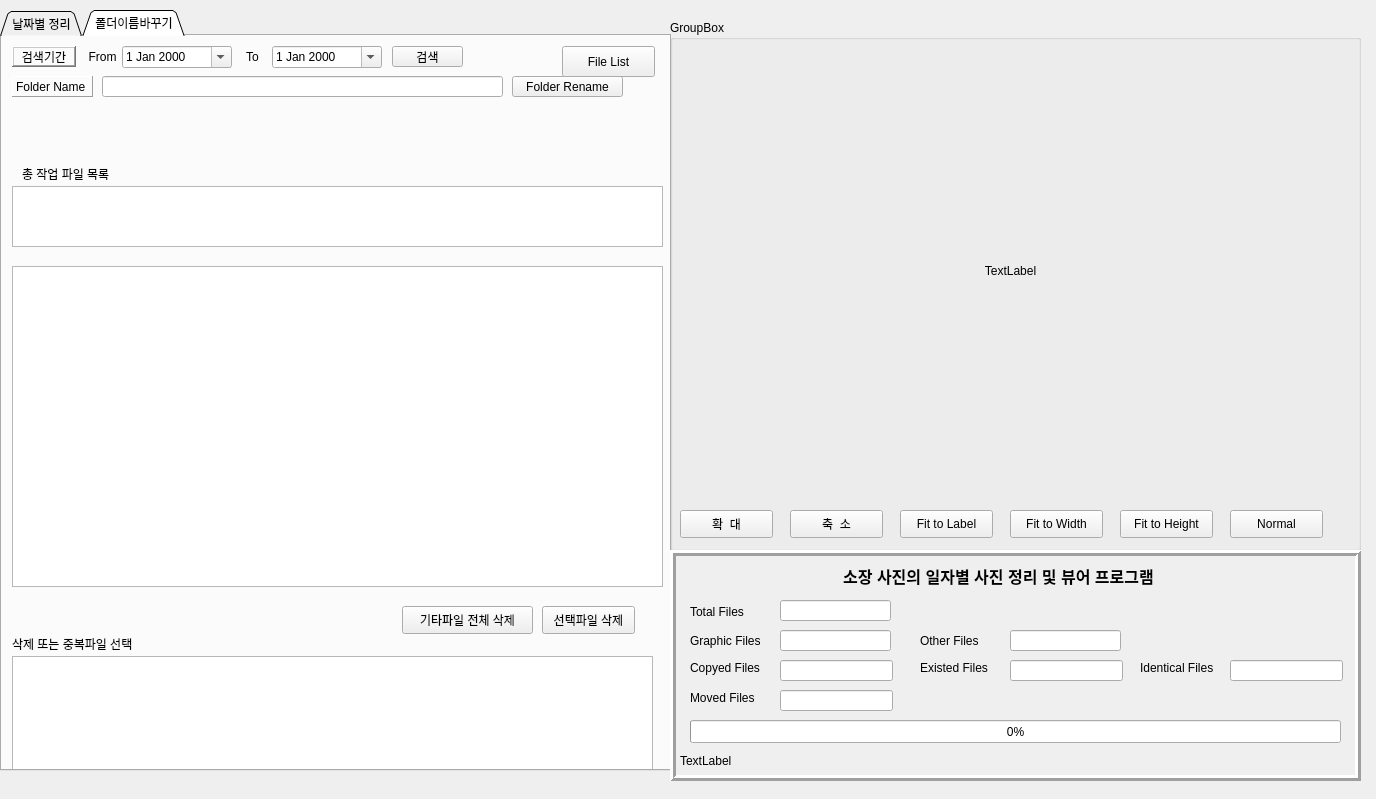
<?xml version="1.0" encoding="UTF-8"?>
<ui version="4.0">
 <class>Form</class>
 <widget class="QWidget" name="Form">
  <property name="geometry">
   <rect>
    <x>0</x>
    <y>0</y>
    <width>1376</width>
    <height>799</height>
   </rect>
  </property>
  <property name="windowTitle">
   <string>Form</string>
  </property>
  <widget class="QTabWidget" name="tabWidget">
   <property name="geometry">
    <rect>
     <x>0</x>
     <y>10</y>
     <width>671</width>
     <height>761</height>
    </rect>
   </property>
   <property name="tabShape">
    <enum>QTabWidget::Triangular</enum>
   </property>
   <property name="currentIndex">
    <number>1</number>
   </property>
   <widget class="QWidget" name="tab">
    <attribute name="title">
     <string>날짜별 정리</string>
    </attribute>
    <widget class="QLineEdit" name="lineEdit">
     <property name="geometry">
      <rect>
       <x>10</x>
       <y>10</y>
       <width>541</width>
       <height>31</height>
      </rect>
     </property>
    </widget>
    <widget class="QPushButton" name="pushButton">
     <property name="geometry">
      <rect>
       <x>572</x>
       <y>10</y>
       <width>81</width>
       <height>31</height>
      </rect>
     </property>
     <property name="text">
      <string>원본 폴더</string>
     </property>
    </widget>
    <widget class="QPushButton" name="pushButton_2">
     <property name="geometry">
      <rect>
       <x>572</x>
       <y>50</y>
       <width>81</width>
       <height>31</height>
      </rect>
     </property>
     <property name="text">
      <string>목적 폴더</string>
     </property>
    </widget>
    <widget class="QPushButton" name="pushButton_3">
     <property name="geometry">
      <rect>
       <x>460</x>
       <y>90</y>
       <width>91</width>
       <height>31</height>
      </rect>
     </property>
     <property name="text">
      <string>복    사</string>
     </property>
    </widget>
    <widget class="QPushButton" name="pushButton_4">
     <property name="geometry">
      <rect>
       <x>570</x>
       <y>90</y>
       <width>81</width>
       <height>31</height>
      </rect>
     </property>
     <property name="text">
      <string>이   동</string>
     </property>
    </widget>
    <widget class="QComboBox" name="comboBox">
     <property name="geometry">
      <rect>
       <x>10</x>
       <y>90</y>
       <width>151</width>
       <height>31</height>
      </rect>
     </property>
     <property name="insertPolicy">
      <enum>QComboBox::InsertAlphabetically</enum>
     </property>
     <item>
      <property name="text">
       <string>년/월/일별로 정리</string>
      </property>
     </item>
     <item>
      <property name="text">
       <string>년/월별로 정리</string>
      </property>
     </item>
     <item>
      <property name="text">
       <string>년별로 정리</string>
      </property>
     </item>
    </widget>
    <widget class="QComboBox" name="comboBox_2">
     <property name="geometry">
      <rect>
       <x>180</x>
       <y>90</y>
       <width>141</width>
       <height>31</height>
      </rect>
     </property>
     <item>
      <property name="text">
       <string>2023년02월08일</string>
      </property>
     </item>
     <item>
      <property name="text">
       <string>2023-02-08</string>
      </property>
     </item>
     <item>
      <property name="text">
       <string>2023_02_08</string>
      </property>
     </item>
     <item>
      <property name="text">
       <string>20230208</string>
      </property>
     </item>
     <item>
      <property name="text">
       <string>2023.02.08</string>
      </property>
     </item>
     <item>
      <property name="text">
       <string>2023 02 08</string>
      </property>
     </item>
    </widget>
    <widget class="QLineEdit" name="lineEdit_2">
     <property name="geometry">
      <rect>
       <x>10</x>
       <y>50</y>
       <width>541</width>
       <height>31</height>
      </rect>
     </property>
    </widget>
    <widget class="QCheckBox" name="checkBox">
     <property name="geometry">
      <rect>
       <x>240</x>
       <y>170</y>
       <width>131</width>
       <height>21</height>
      </rect>
     </property>
     <property name="text">
      <string>하위폴더 불포함</string>
     </property>
    </widget>
    <widget class="QCheckBox" name="checkBox_2">
     <property name="geometry">
      <rect>
       <x>10</x>
       <y>130</y>
       <width>111</width>
       <height>21</height>
      </rect>
     </property>
     <property name="text">
      <string>폴더 설명 추가</string>
     </property>
    </widget>
    <widget class="QLineEdit" name="lineEdit_3">
     <property name="geometry">
      <rect>
       <x>250</x>
       <y>130</y>
       <width>401</width>
       <height>31</height>
      </rect>
     </property>
    </widget>
    <widget class="QListWidget" name="listWidget">
     <property name="geometry">
      <rect>
       <x>10</x>
       <y>190</y>
       <width>641</width>
       <height>161</height>
      </rect>
     </property>
     <property name="editTriggers">
      <set>QAbstractItemView::DoubleClicked|QAbstractItemView::EditKeyPressed|QAbstractItemView::SelectedClicked</set>
     </property>
    </widget>
    <widget class="QListWidget" name="listWidget_2">
     <property name="geometry">
      <rect>
       <x>10</x>
       <y>380</y>
       <width>641</width>
       <height>121</height>
      </rect>
     </property>
    </widget>
    <widget class="QListWidget" name="listWidget_3">
     <property name="geometry">
      <rect>
       <x>10</x>
       <y>660</y>
       <width>641</width>
       <height>91</height>
      </rect>
     </property>
    </widget>
    <widget class="QLabel" name="label_10">
     <property name="geometry">
      <rect>
       <x>20</x>
       <y>170</y>
       <width>631</width>
       <height>16</height>
      </rect>
     </property>
     <property name="text">
      <string>총 작업 파일 목록</string>
     </property>
    </widget>
    <widget class="QLabel" name="label_11">
     <property name="geometry">
      <rect>
       <x>10</x>
       <y>360</y>
       <width>641</width>
       <height>16</height>
      </rect>
     </property>
     <property name="text">
      <string>사진, 복사 또는 이동 파일 목록</string>
     </property>
    </widget>
    <widget class="QLabel" name="label_12">
     <property name="geometry">
      <rect>
       <x>10</x>
       <y>640</y>
       <width>491</width>
       <height>16</height>
      </rect>
     </property>
     <property name="text">
      <string>사진 파일 이외의 파일 목록</string>
     </property>
    </widget>
    <widget class="QListWidget" name="listWidget_4">
     <property name="geometry">
      <rect>
       <x>10</x>
       <y>530</y>
       <width>641</width>
       <height>101</height>
      </rect>
     </property>
    </widget>
    <widget class="QLabel" name="label_13">
     <property name="geometry">
      <rect>
       <x>10</x>
       <y>510</y>
       <width>641</width>
       <height>16</height>
      </rect>
     </property>
     <property name="text">
      <string>기존 존재 파일로 복사가 안되거나 삭제(이동 기능시)된 사진 파일 목록</string>
     </property>
    </widget>
    <widget class="QPushButton" name="pushButton_5">
     <property name="geometry">
      <rect>
       <x>350</x>
       <y>90</y>
       <width>93</width>
       <height>28</height>
      </rect>
     </property>
     <property name="text">
      <string>File List</string>
     </property>
    </widget>
    <widget class="QPushButton" name="pushButton_12">
     <property name="geometry">
      <rect>
       <x>400</x>
       <y>632</y>
       <width>93</width>
       <height>28</height>
      </rect>
     </property>
     <property name="text">
      <string>선택파일 삭제</string>
     </property>
    </widget>
    <widget class="QPushButton" name="pushButton_13">
     <property name="geometry">
      <rect>
       <x>522</x>
       <y>632</y>
       <width>131</width>
       <height>28</height>
      </rect>
     </property>
     <property name="text">
      <string>기타파일 전체 삭제</string>
     </property>
    </widget>
    <widget class="QPushButton" name="pushButton_14">
     <property name="geometry">
      <rect>
       <x>120</x>
       <y>130</y>
       <width>111</width>
       <height>31</height>
      </rect>
     </property>
     <property name="text">
      <string>Folder Rename</string>
     </property>
    </widget>
   </widget>
   <widget class="QWidget" name="tab_2">
    <attribute name="title">
     <string>폴더이름바꾸기</string>
    </attribute>
    <widget class="QLabel" name="label_15">
     <property name="geometry">
      <rect>
       <x>10</x>
       <y>600</y>
       <width>491</width>
       <height>16</height>
      </rect>
     </property>
     <property name="text">
      <string>삭제 또는 중복파일 선택</string>
     </property>
    </widget>
    <widget class="QListWidget" name="listWidget_5">
     <property name="geometry">
      <rect>
       <x>10</x>
       <y>150</y>
       <width>651</width>
       <height>61</height>
      </rect>
     </property>
     <property name="editTriggers">
      <set>QAbstractItemView::DoubleClicked|QAbstractItemView::EditKeyPressed|QAbstractItemView::SelectedClicked</set>
     </property>
    </widget>
    <widget class="QListWidget" name="listWidget_6">
     <property name="geometry">
      <rect>
       <x>10</x>
       <y>620</y>
       <width>641</width>
       <height>131</height>
      </rect>
     </property>
    </widget>
    <widget class="QPushButton" name="pushButton_16">
     <property name="geometry">
      <rect>
       <x>540</x>
       <y>570</y>
       <width>93</width>
       <height>28</height>
      </rect>
     </property>
     <property name="text">
      <string>선택파일 삭제</string>
     </property>
    </widget>
    <widget class="QLineEdit" name="lineEdit_13">
     <property name="geometry">
      <rect>
       <x>100</x>
       <y>40</y>
       <width>401</width>
       <height>21</height>
      </rect>
     </property>
    </widget>
    <widget class="QPushButton" name="pushButton_17">
     <property name="geometry">
      <rect>
       <x>400</x>
       <y>570</y>
       <width>131</width>
       <height>28</height>
      </rect>
     </property>
     <property name="text">
      <string>기타파일 전체 삭제</string>
     </property>
    </widget>
    <widget class="QPushButton" name="pushButton_18">
     <property name="geometry">
      <rect>
       <x>510</x>
       <y>40</y>
       <width>111</width>
       <height>21</height>
      </rect>
     </property>
     <property name="text">
      <string>Folder Rename</string>
     </property>
    </widget>
    <widget class="QPushButton" name="pushButton_20">
     <property name="geometry">
      <rect>
       <x>390</x>
       <y>10</y>
       <width>71</width>
       <height>21</height>
      </rect>
     </property>
     <property name="text">
      <string>검색</string>
     </property>
    </widget>
    <widget class="QPushButton" name="pushButton_21">
     <property name="geometry">
      <rect>
       <x>560</x>
       <y>10</y>
       <width>93</width>
       <height>31</height>
      </rect>
     </property>
     <property name="text">
      <string>File List</string>
     </property>
    </widget>
    <widget class="QLabel" name="label_18">
     <property name="geometry">
      <rect>
       <x>20</x>
       <y>130</y>
       <width>631</width>
       <height>16</height>
      </rect>
     </property>
     <property name="text">
      <string>총 작업 파일 목록</string>
     </property>
    </widget>
    <widget class="QTableWidget" name="tableWidget">
     <property name="geometry">
      <rect>
       <x>10</x>
       <y>230</y>
       <width>651</width>
       <height>321</height>
      </rect>
     </property>
    </widget>
    <widget class="QLabel" name="label_16">
     <property name="geometry">
      <rect>
       <x>10</x>
       <y>10</y>
       <width>64</width>
       <height>21</height>
      </rect>
     </property>
     <property name="frameShape">
      <enum>QFrame::WinPanel</enum>
     </property>
     <property name="frameShadow">
      <enum>QFrame::Raised</enum>
     </property>
     <property name="text">
      <string>검색기간</string>
     </property>
     <property name="alignment">
      <set>Qt::AlignCenter</set>
     </property>
    </widget>
    <widget class="QDateEdit" name="dateEdit">
     <property name="geometry">
      <rect>
       <x>120</x>
       <y>10</y>
       <width>110</width>
       <height>22</height>
      </rect>
     </property>
     <property name="calendarPopup">
      <bool>true</bool>
     </property>
    </widget>
    <widget class="QLabel" name="label_17">
     <property name="geometry">
      <rect>
       <x>80</x>
       <y>10</y>
       <width>41</width>
       <height>21</height>
      </rect>
     </property>
     <property name="text">
      <string>From</string>
     </property>
     <property name="alignment">
      <set>Qt::AlignCenter</set>
     </property>
    </widget>
    <widget class="QLabel" name="label_19">
     <property name="geometry">
      <rect>
       <x>230</x>
       <y>10</y>
       <width>41</width>
       <height>21</height>
      </rect>
     </property>
     <property name="text">
      <string>To</string>
     </property>
     <property name="alignment">
      <set>Qt::AlignCenter</set>
     </property>
    </widget>
    <widget class="QDateEdit" name="dateEdit_2">
     <property name="geometry">
      <rect>
       <x>270</x>
       <y>10</y>
       <width>110</width>
       <height>22</height>
      </rect>
     </property>
     <property name="calendarPopup">
      <bool>true</bool>
     </property>
    </widget>
    <widget class="QLabel" name="label_20">
     <property name="geometry">
      <rect>
       <x>10</x>
       <y>40</y>
       <width>81</width>
       <height>21</height>
      </rect>
     </property>
     <property name="frameShape">
      <enum>QFrame::Panel</enum>
     </property>
     <property name="frameShadow">
      <enum>QFrame::Raised</enum>
     </property>
     <property name="text">
      <string>Folder Name</string>
     </property>
    </widget>
   </widget>
  </widget>
  <widget class="QFrame" name="frame">
   <property name="geometry">
    <rect>
     <x>670</x>
     <y>550</y>
     <width>691</width>
     <height>231</height>
    </rect>
   </property>
   <property name="frameShape">
    <enum>QFrame::Box</enum>
   </property>
   <property name="frameShadow">
    <enum>QFrame::Raised</enum>
   </property>
   <property name="lineWidth">
    <number>3</number>
   </property>
   <widget class="QLabel" name="label">
    <property name="geometry">
     <rect>
      <x>10</x>
      <y>200</y>
      <width>501</width>
      <height>21</height>
     </rect>
    </property>
    <property name="text">
     <string>TextLabel</string>
    </property>
   </widget>
   <widget class="QLabel" name="label_2">
    <property name="geometry">
     <rect>
      <x>20</x>
      <y>51</y>
      <width>71</width>
      <height>21</height>
     </rect>
    </property>
    <property name="text">
     <string>Total Files</string>
    </property>
   </widget>
   <widget class="QLineEdit" name="lineEdit_4">
    <property name="geometry">
     <rect>
      <x>110</x>
      <y>50</y>
      <width>111</width>
      <height>21</height>
     </rect>
    </property>
    <property name="alignment">
     <set>Qt::AlignCenter</set>
    </property>
   </widget>
   <widget class="QLabel" name="label_3">
    <property name="geometry">
     <rect>
      <x>20</x>
      <y>80</y>
      <width>81</width>
      <height>21</height>
     </rect>
    </property>
    <property name="text">
     <string>Graphic Files</string>
    </property>
   </widget>
   <widget class="QLineEdit" name="lineEdit_5">
    <property name="geometry">
     <rect>
      <x>110</x>
      <y>80</y>
      <width>111</width>
      <height>21</height>
     </rect>
    </property>
    <property name="alignment">
     <set>Qt::AlignCenter</set>
    </property>
   </widget>
   <widget class="QLineEdit" name="lineEdit_6">
    <property name="geometry">
     <rect>
      <x>340</x>
      <y>80</y>
      <width>111</width>
      <height>21</height>
     </rect>
    </property>
    <property name="alignment">
     <set>Qt::AlignCenter</set>
    </property>
   </widget>
   <widget class="QLabel" name="label_4">
    <property name="geometry">
     <rect>
      <x>250</x>
      <y>80</y>
      <width>81</width>
      <height>21</height>
     </rect>
    </property>
    <property name="text">
     <string>Other Files</string>
    </property>
   </widget>
   <widget class="QLineEdit" name="lineEdit_8">
    <property name="geometry">
     <rect>
      <x>110</x>
      <y>140</y>
      <width>113</width>
      <height>21</height>
     </rect>
    </property>
    <property name="alignment">
     <set>Qt::AlignCenter</set>
    </property>
   </widget>
   <widget class="QLabel" name="label_5">
    <property name="geometry">
     <rect>
      <x>20</x>
      <y>110</y>
      <width>81</width>
      <height>16</height>
     </rect>
    </property>
    <property name="text">
     <string>Copyed Files</string>
    </property>
   </widget>
   <widget class="QLabel" name="label_7">
    <property name="geometry">
     <rect>
      <x>250</x>
      <y>110</y>
      <width>81</width>
      <height>16</height>
     </rect>
    </property>
    <property name="text">
     <string>Existed Files</string>
    </property>
   </widget>
   <widget class="QLabel" name="label_6">
    <property name="geometry">
     <rect>
      <x>20</x>
      <y>140</y>
      <width>81</width>
      <height>16</height>
     </rect>
    </property>
    <property name="text">
     <string>Moved Files</string>
    </property>
   </widget>
   <widget class="QLineEdit" name="lineEdit_7">
    <property name="geometry">
     <rect>
      <x>110</x>
      <y>110</y>
      <width>113</width>
      <height>21</height>
     </rect>
    </property>
    <property name="alignment">
     <set>Qt::AlignCenter</set>
    </property>
   </widget>
   <widget class="QLineEdit" name="lineEdit_9">
    <property name="geometry">
     <rect>
      <x>340</x>
      <y>110</y>
      <width>113</width>
      <height>21</height>
     </rect>
    </property>
    <property name="text">
     <string/>
    </property>
    <property name="alignment">
     <set>Qt::AlignCenter</set>
    </property>
   </widget>
   <widget class="QLabel" name="label_9">
    <property name="geometry">
     <rect>
      <x>23</x>
      <y>10</y>
      <width>611</width>
      <height>31</height>
     </rect>
    </property>
    <property name="font">
     <font>
      <pointsize>12</pointsize>
      <weight>75</weight>
      <bold>true</bold>
     </font>
    </property>
    <property name="text">
     <string>소장 사진의 일자별 사진 정리 및 뷰어 프로그램</string>
    </property>
    <property name="alignment">
     <set>Qt::AlignCenter</set>
    </property>
   </widget>
   <widget class="QProgressBar" name="progressBar">
    <property name="geometry">
     <rect>
      <x>20</x>
      <y>170</y>
      <width>651</width>
      <height>23</height>
     </rect>
    </property>
    <property name="value">
     <number>0</number>
    </property>
   </widget>
   <widget class="QLabel" name="label_14">
    <property name="geometry">
     <rect>
      <x>470</x>
      <y>110</y>
      <width>81</width>
      <height>16</height>
     </rect>
    </property>
    <property name="text">
     <string>Identical Files</string>
    </property>
   </widget>
   <widget class="QLineEdit" name="lineEdit_10">
    <property name="geometry">
     <rect>
      <x>560</x>
      <y>110</y>
      <width>113</width>
      <height>21</height>
     </rect>
    </property>
    <property name="text">
     <string/>
    </property>
    <property name="alignment">
     <set>Qt::AlignCenter</set>
    </property>
   </widget>
  </widget>
  <widget class="QPushButton" name="pushButton_6">
   <property name="geometry">
    <rect>
     <x>680</x>
     <y>510</y>
     <width>93</width>
     <height>28</height>
    </rect>
   </property>
   <property name="text">
    <string>확  대</string>
   </property>
  </widget>
  <widget class="QPushButton" name="pushButton_7">
   <property name="geometry">
    <rect>
     <x>790</x>
     <y>510</y>
     <width>93</width>
     <height>28</height>
    </rect>
   </property>
   <property name="text">
    <string>축  소</string>
   </property>
  </widget>
  <widget class="QPushButton" name="pushButton_8">
   <property name="geometry">
    <rect>
     <x>900</x>
     <y>510</y>
     <width>93</width>
     <height>28</height>
    </rect>
   </property>
   <property name="text">
    <string>Fit to Label</string>
   </property>
  </widget>
  <widget class="QPushButton" name="pushButton_9">
   <property name="geometry">
    <rect>
     <x>1010</x>
     <y>510</y>
     <width>93</width>
     <height>28</height>
    </rect>
   </property>
   <property name="text">
    <string>Fit to Width</string>
   </property>
  </widget>
  <widget class="QPushButton" name="pushButton_10">
   <property name="geometry">
    <rect>
     <x>1120</x>
     <y>510</y>
     <width>93</width>
     <height>28</height>
    </rect>
   </property>
   <property name="text">
    <string>Fit to Height</string>
   </property>
  </widget>
  <widget class="QPushButton" name="pushButton_11">
   <property name="geometry">
    <rect>
     <x>1230</x>
     <y>510</y>
     <width>93</width>
     <height>28</height>
    </rect>
   </property>
   <property name="text">
    <string>Normal</string>
   </property>
  </widget>
  <widget class="QGroupBox" name="groupBox">
   <property name="geometry">
    <rect>
     <x>670</x>
     <y>20</y>
     <width>691</width>
     <height>531</height>
    </rect>
   </property>
   <property name="title">
    <string>GroupBox</string>
   </property>
   <widget class="QLabel" name="label_8">
    <property name="geometry">
     <rect>
      <x>10</x>
      <y>20</y>
      <width>661</width>
      <height>461</height>
     </rect>
    </property>
    <property name="text">
     <string>TextLabel</string>
    </property>
    <property name="alignment">
     <set>Qt::AlignCenter</set>
    </property>
   </widget>
  </widget>
  <zorder>groupBox</zorder>
  <zorder>tabWidget</zorder>
  <zorder>frame</zorder>
  <zorder>pushButton_6</zorder>
  <zorder>pushButton_7</zorder>
  <zorder>pushButton_8</zorder>
  <zorder>pushButton_9</zorder>
  <zorder>pushButton_10</zorder>
  <zorder>pushButton_11</zorder>
 </widget>
 <resources/>
 <connections/>
</ui>
